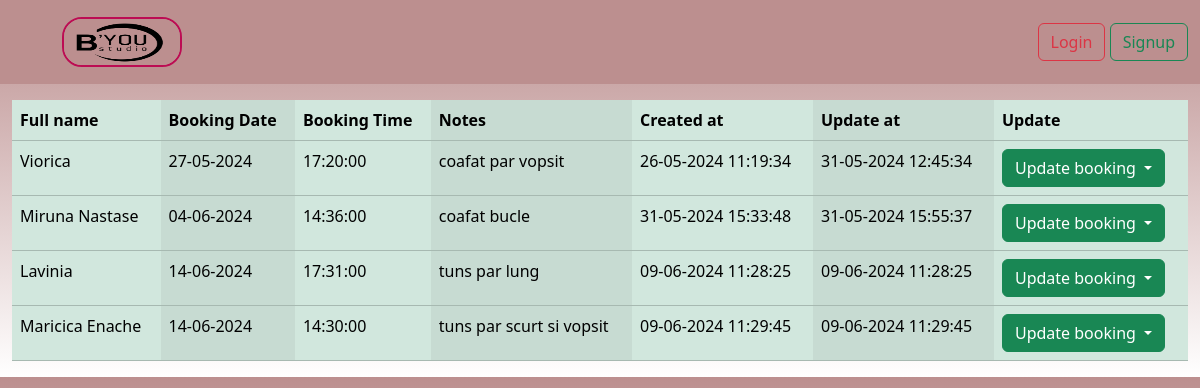
Screenshot of /list_booking_coafor with the database file from the repository.
### coafor/models.py (models this page shows, shortened)
class Coafor(models.Model):
    full_name = models.CharField(max_length=40)
    booking_date = models.DateField()
    booking_time = models.TimeField()
    notes = models.TextField(max_length=400)
    created_at = models.DateTimeField(auto_now_add=True)
    updated_at = models.DateTimeField(auto_now=True)

### coafor/views.py (the view)
# urls.py: path('list_booking_coafor', views.CoaforListView.as_view(), name='list_booking_coafor'),
class CoaforListView(ListView):
    template_name = 'coafor/list_booking_coafor.html'
    model = Coafor
    context_object_name = 'all_list_of_coafor'

### templates/coafor/list_booking_coafor.html (shortened to what this page needs)
{% extends 'base.html' %}
{% block content %}
    <div class="container-fluid">
        <div class="row">
            <div class="col-md-12 gy-3">
               <table class="table table-success table-striped-columns">
                    <thead>
                    <tr>
                        <th>Full name</th>
                        <th>Booking Date</th>
                        <th>Booking Time</th>
                        <th>Notes</th>
                        <th>Created at</th>
                        <th>Update at</th>
                        <th>Update</th>
                    </tr>
                    </thead>
                    <tbody>
                    {% for rezervare in all_list_of_coafor %}
                        <tr>
                            <td>{{ rezervare.full_name }}</td>
                            <td>{{ rezervare.booking_date|date:"d-m-Y" }}</td>
                            <td>{{ rezervare.booking_time|time:"H:i:s" }}</td>
                            <td>{{ rezervare.notes }}</td>
                            <td>{{ rezervare.created_at|date:"d-m-Y H:i:s" }}</td>
                            <td>{{ rezervare.updated_at|date:"d-m-Y H:i:s" }}</td>
                            <td>
                                <div class="dropdown">
                                    <button class="btn btn-success dropdown-toggle" type="button"
                                            data-bs-toggle="dropdown" aria-expanded="false">
                                        Update booking
                                    </button>
                                </div>
                            </td>
                        </tr>
                    {% endfor %}
                    </tbody>
                </table>
            </div>
        </div>
    </div>
{% endblock %}

### templates/base.html (style rules this page uses)
body { background: linear-gradient(rosybrown, white); }

### rows the page displays
Coafor: full_name "Viorica", booking_date "27-05-2024", booking_time "17:20:00", notes "coafat par vopsit", created_at "26-05-2024 11:19:34", updated_at "31-05-2024 12:45:34"
Coafor: full_name "Miruna Nastase", booking_date "04-06-2024", booking_time "14:36:00", notes "coafat bucle", created_at "31-05-2024 15:33:48", updated_at "31-05-2024 15:55:37"
Coafor: full_name "Lavinia", booking_date "14-06-2024", booking_time "17:31:00", notes "tuns par lung", created_at "09-06-2024 11:28:25", updated_at "09-06-2024 11:28:25"
Coafor: full_name "Maricica Enache", booking_date "14-06-2024", booking_time "14:30:00", notes "tuns par scurt si vopsit", created_at "09-06-2024 11:29:45", updated_at "09-06-2024 11:29:45"
